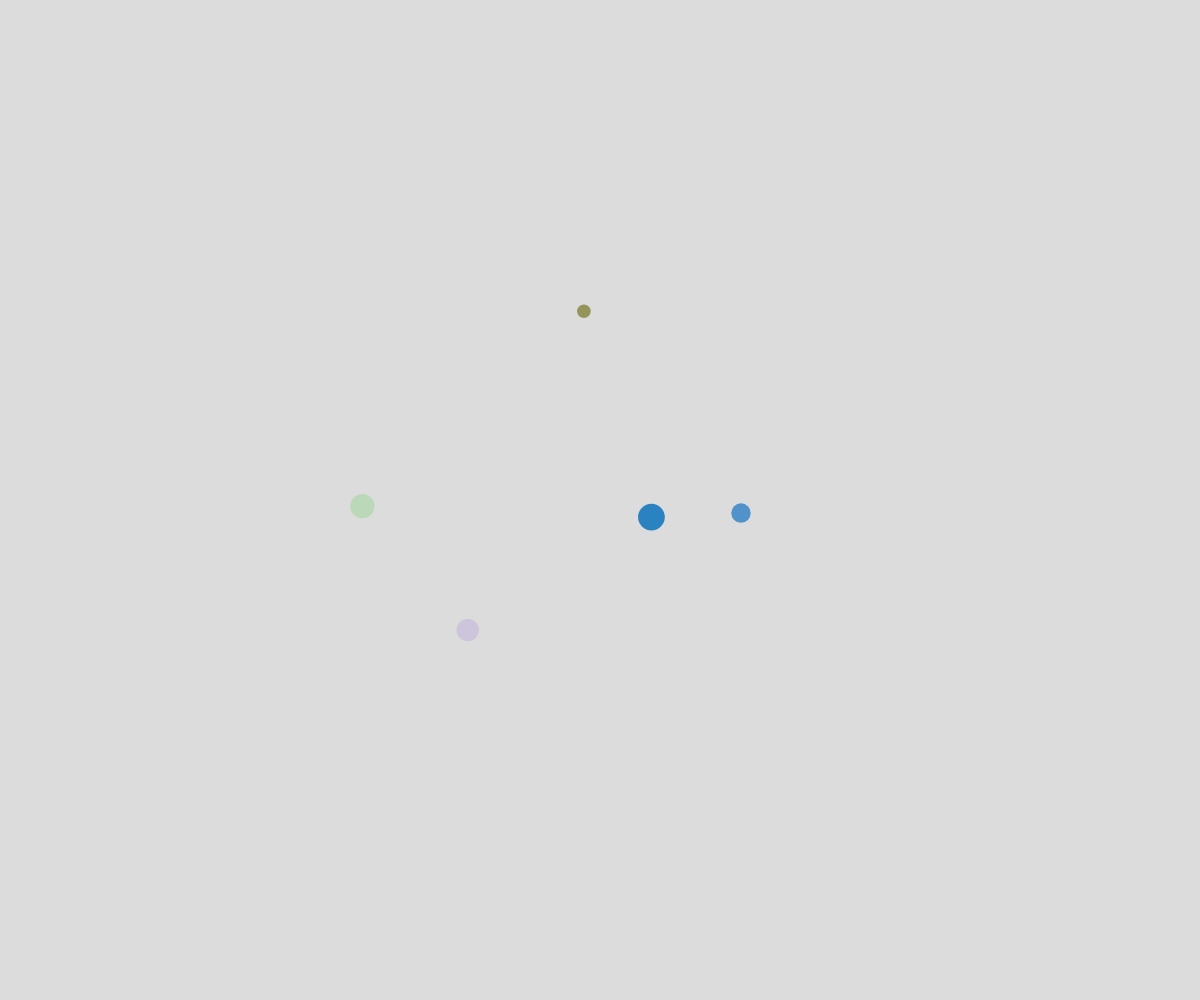
Frame 1 (no input)
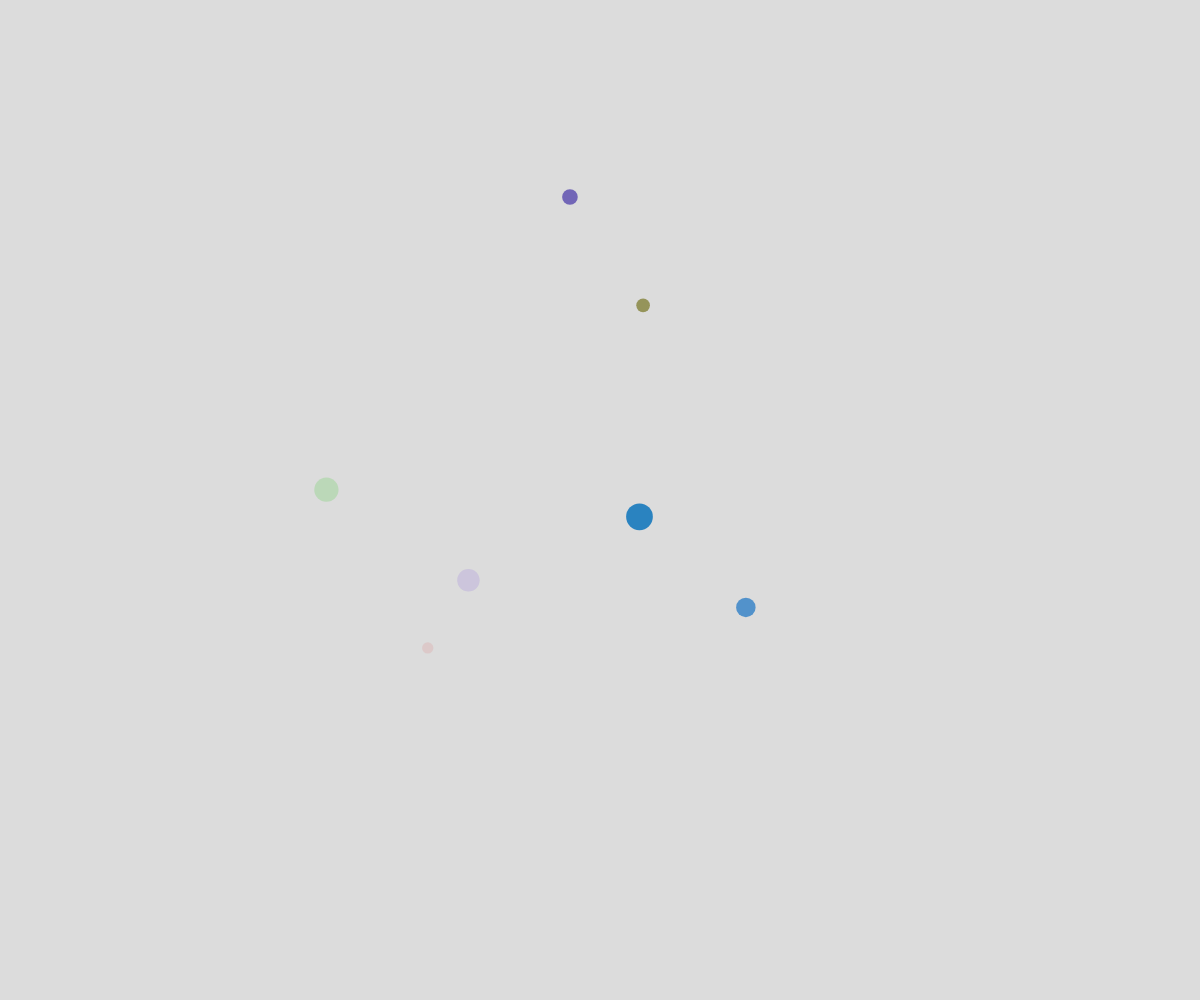
Frame 60 (no input)
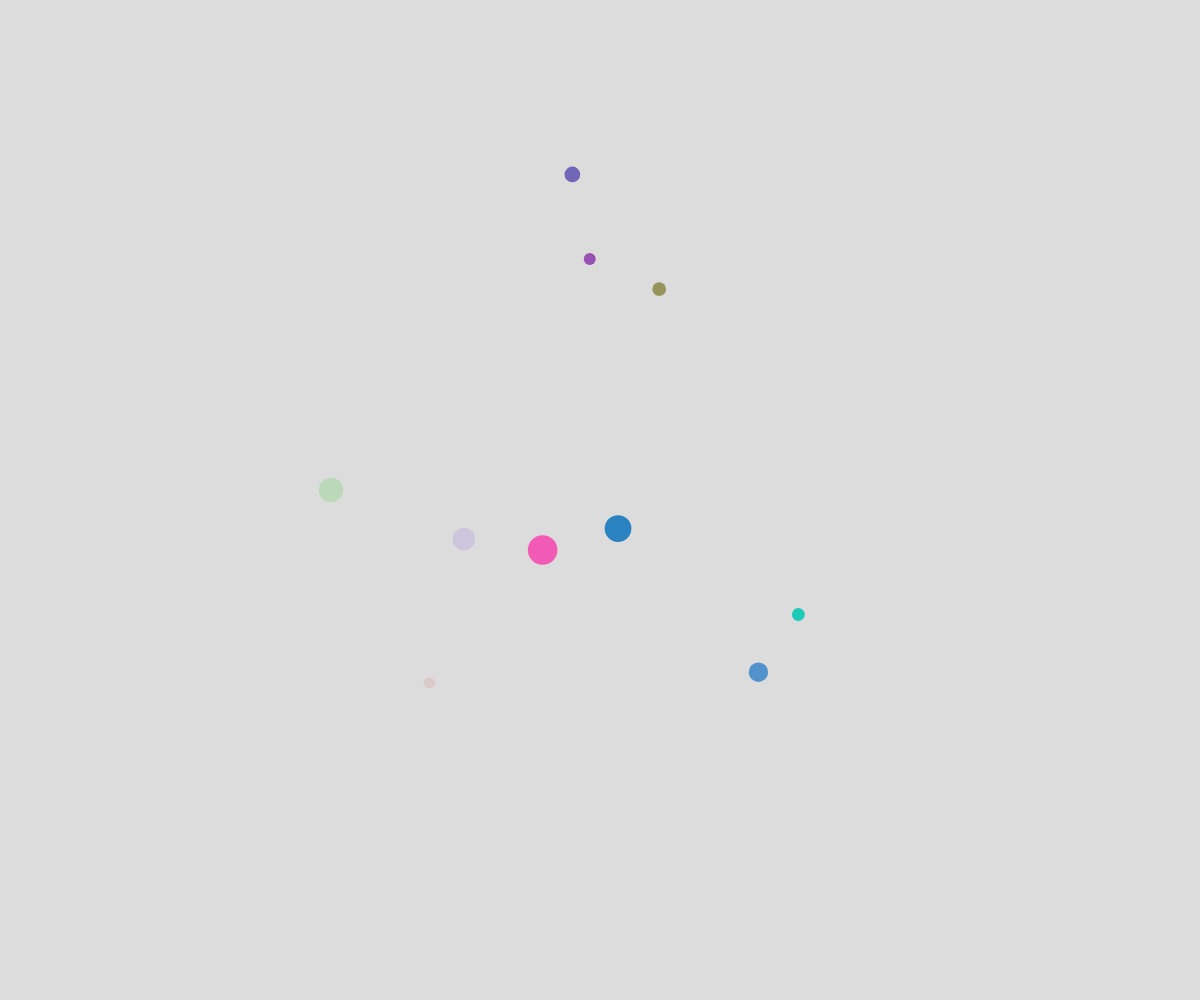
Frame 120 (the mouse pressed at the canvas centre since frame 60)

The p5.js sketch that drew these frames (run headless with seeded random() and noise() and a simulated clock; from frame 60 on, the mouse is pressed at the canvas centre):

// p5.js sketch
// ── sketch.js
// bubble movement demo
// object notation and arrays
// march 25, 2024

let theBubbles = [];

function setup() {
  createCanvas(windowWidth, windowHeight);
  noStroke();

  for (let i = 0; i < 5; i++) {
    spawnBubble();
  }

  // spawn new bubble every half second
  window.setInterval(spawnBubble, 500);
}

function draw() {
  background(220);

  // moveBubbles();
  noiseMovement();
  displayBubbles();
}

function noiseMovement() {
  for (let bubble of theBubbles) {
    let x = noise(bubble.timeX) * width;
    let y = noise(bubble.timeY) * height;

    bubble.x = x;
    bubble.y = y;

    bubble.timeX += bubble.dt;
    bubble.timeY += bubble.dt;
  }
}


function moveBubbles() {
  for (let bubble of theBubbles) {
    let choice = random(100);
    if (choice < 25) {
      // move up
      bubble.y -= bubble.speed;
    }
    else if (choice < 50) {
      bubble.y += bubble.speed;
    }
    else if (choice < 75) {
      bubble.x += bubble.speed;
    }
    else {
      bubble.x -= bubble.speed;
    }
  }
}

function displayBubbles() {
  for (let bubble of theBubbles) {
    fill(bubble.r, bubble.g, bubble.b, bubble.alpha);
    circle(bubble.x, bubble.y, bubble.size);
  }
}

function spawnBubble() {
  let someBubble = {
    size: random(10, 30),
    x: random(width),
    y: random(height),
    speed: 3,
    r: random(255),
    g: random(255),
    b: random(255),
    alpha: random(255),
    timeX: random(1000000),
    timeY: random(1000000),
    dt: 0.001,
  };
  theBubbles.push(someBubble);
}
